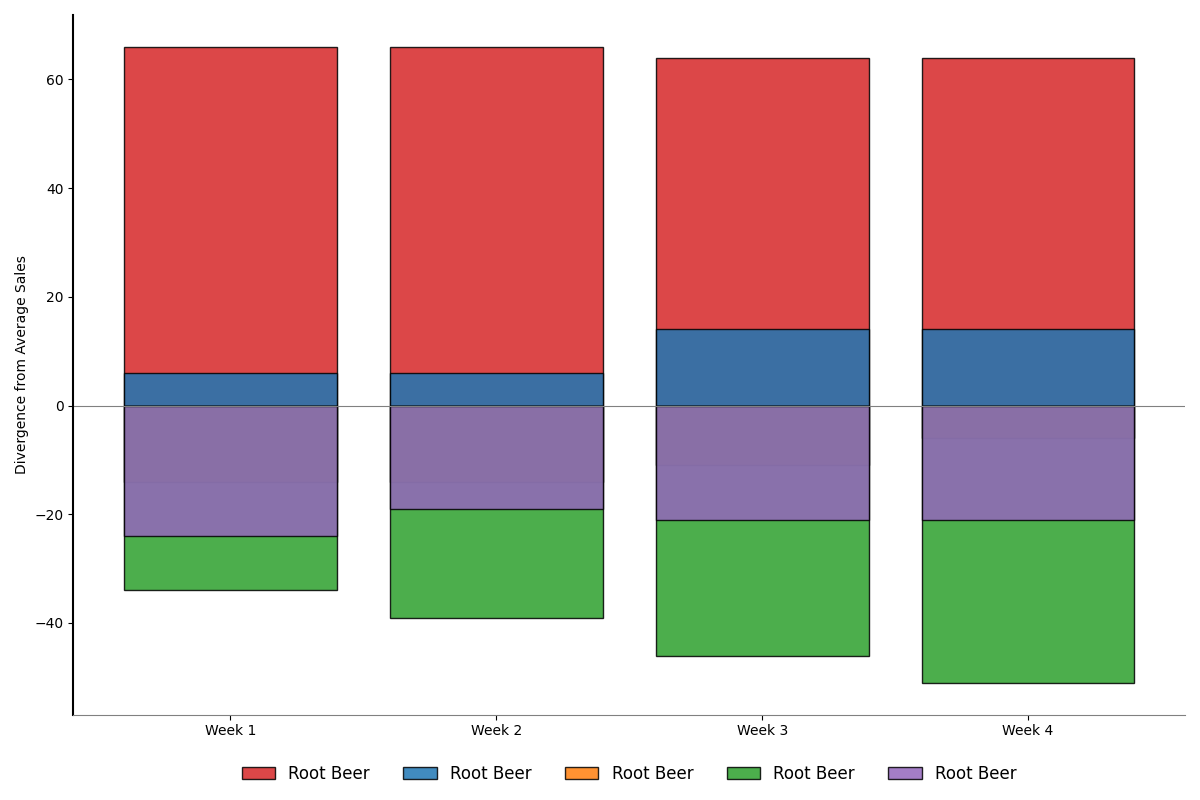

Generate this figure with Python:
import matplotlib.pyplot as plt
import numpy as np

weeks = ['Week 1', 'Week 2', 'Week 3', 'Week 4']
soft_drinks = ['Cola', 'Lemon-Lime', 'Ginger Ale', 'Root Beer', 'Orange Soda']

cola_sales = [150, 160, 170, 180]
lemon_lime_sales = [90, 100, 120, 130]
ginger_ale_sales = [70, 80, 95, 110]
root_beer_sales = [50, 55, 60, 65]
orange_soda_sales = [60, 75, 85, 95]

total_sales = np.array([cola_sales, lemon_lime_sales, ginger_ale_sales, root_beer_sales, orange_soda_sales])

# Calculate average sales for each week
average_sales = np.mean(total_sales, axis=0)

# Calculate divergence from the average sales
divergence = total_sales - average_sales

fig, ax = plt.subplots(figsize=(12, 8))

colors = ['#d62728', '#1f77b4', '#ff7f0e', '#2ca02c', '#9467bd']

for div, sales, color in zip(divergence, total_sales, colors):
    ax.bar(weeks, div, color=color, edgecolor='black', alpha=0.85, label=soft_drinks[np.argmax(sales)])

ax.axhline(0, color='gray', linewidth=0.8)
ax.legend(loc='upper center', bbox_to_anchor=(0.5, -0.05), fontsize=12, ncol=5, frameon=False)

ax.set_ylabel('Divergence from Average Sales')
ax.spines['top'].set_visible(False)
ax.spines['right'].set_visible(False)
ax.spines['left'].set_linewidth(1.5)
ax.spines['bottom'].set_color('gray')

plt.tight_layout()
plt.show()
